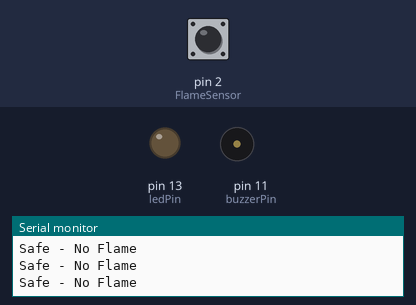
Bench run of a sketch on a simulated Arduino Uno, built with avr-gcc and run on an emulated ATmega328P. Shown: output pins drawn as LEDs (lit = HIGH), buzzer (waves = sounding), the last lines printed to the serial monitor. Dashed ring = blinking. The inputs (shaded band) are chosen by the test bench; at power-on: pin 2 (FlameSensor) HIGH.

Above: at 1.2 s.
1.3 s: pin 2 (FlameSensor) pulsed LOW 5 times (0.12 s each, 0.3 s apart)
At 2.0 s:
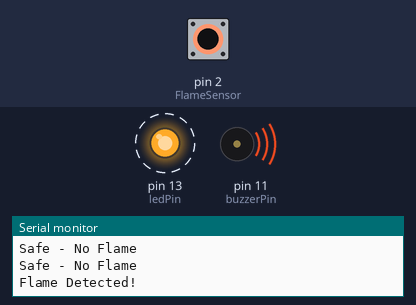
Timing chart, 0 to 4.5 s (numbered marks = the images above; inputs shaded):
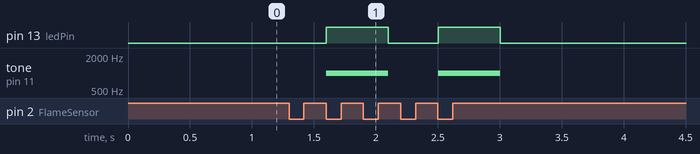

The sketch:

sketch_may10b.ino
```cpp
const int FlameSensor = 2;
const int ledPin = 13;
const int buzzerPin = 11;

volatile bool flameDetectedFlag = false;  // Flag for interrupt

void setup() {
  pinMode(FlameSensor, INPUT);
  pinMode(ledPin, OUTPUT);
  pinMode(buzzerPin, OUTPUT);

  Serial.begin(9600);  // USART enabled for serial output

  // Set interrupt on FlameSensor (pin 2)
  attachInterrupt(digitalPinToInterrupt(FlameSensor), flameDetected, RISING);
}

void loop() {
  if (flameDetectedFlag) {
    digitalWrite(ledPin, HIGH);
    tone(buzzerPin, 1000);  // PWM for buzzer
    Serial.println("Flame Detected!");
    delay(500);  // Allow message to be visible and tone to last
    flameDetectedFlag = false;  // Reset flag
  } else {
    digitalWrite(ledPin, LOW);
    noTone(buzzerPin);
    Serial.println("Safe - No Flame");
    delay(200);  // Check every 200ms
  }
}

// Interrupt Service Routine (ISR)
void flameDetected() {
  flameDetectedFlag = true;
}
```

Measured:
- after the input at 1.3 s, pin 13 (ledPin): alternates HIGH for 0.50 s and LOW for 0.40 s, 4 changes in all, then stays LOW, starting after 0.30 s; tone on pin 11 (buzzerPin): alternates 1000 Hz for 0.50 s and silent for 0.40 s, 4 changes in all, then stays silent, starting after 0.30 s
